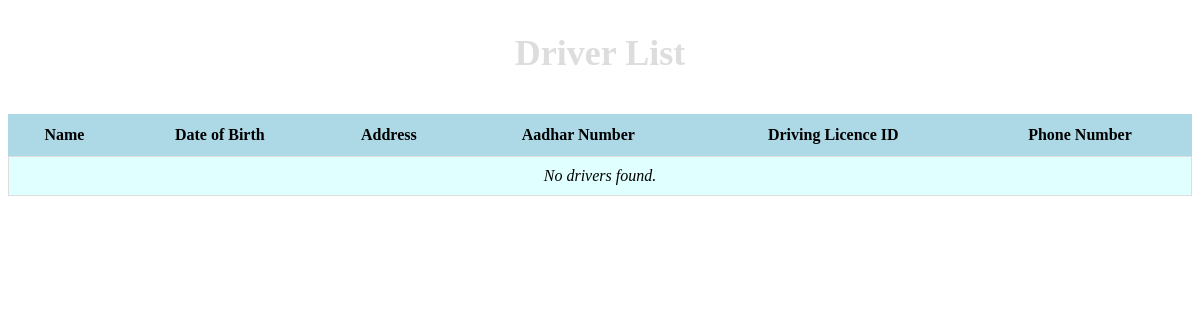
Before: /nlp/driver_list/ with the older database file.
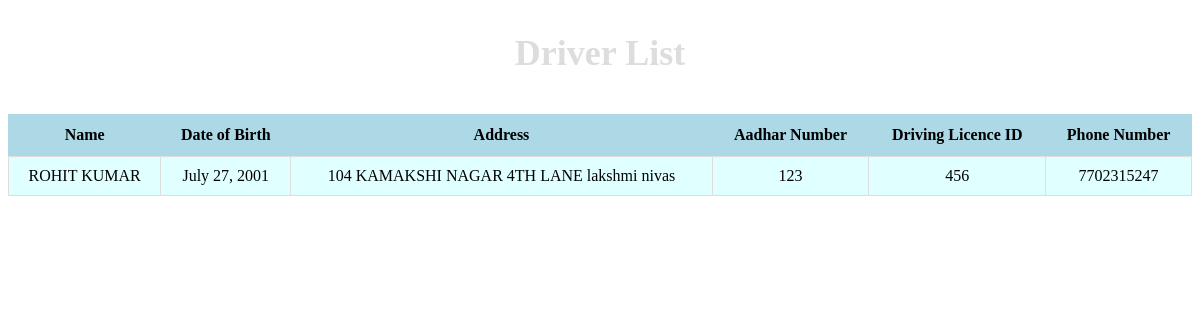
After: the same page with the newer database file.
### nlp/models.py (models this page shows, shortened)
class Driver(models.Model):
    name = models.CharField(max_length=100)
    dob = models.DateField()
    address = models.TextField()
    aadhar = models.CharField(max_length=12)
    license = models.CharField(max_length=20)
    phone = models.CharField(max_length=10)

### nlp/views.py (the view)
# urls.py: path("driver_list/",views.driver_list,name="driver_list"),
def driver_list(request):
    drivers=Driver.objects.all()
    return render(request,"driver_list.html",{"drivers":drivers})

### nlp/templates/driver_list.html (shortened to what this page needs)
<center>
  <h1>Driver List</h1>
  <table style="text-align: center;">
    <thead>
      <tr>
        <th>Name</th>
        <th>Date of Birth</th>
        <th>Address</th>
        <th>Aadhar Number</th>
        <th>Driving Licence ID</th>
        <th>Phone Number</th>
      </tr>
    </thead>
    <tbody>
      {% for driver in drivers %}
        <tr>
          <td>{{ driver.name }}</td>
          <td>{{ driver.dob }}</td>
          <td>{{ driver.address }}</td>
          <td>{{ driver.aadhar }}</td>
          <td>{{ driver.license }}</td>
          <td>{{ driver.phone }}</td>
        </tr>
      {% empty %}
        <tr>
          <td colspan="6">No drivers found.</td>
        </tr>
      {% endfor %}
    </tbody>
  </table>
</center>

Changed rows visible on the page:
added Driver: name "ROHIT KUMAR", dob "July 27, 2001", address "104 KAMAKSHI NAGAR 4TH LANE lakshmi nivas", aadhar "123", license "456", phone "7702315247"
Other visible differences:
text no longer shown: "No drivers found."
